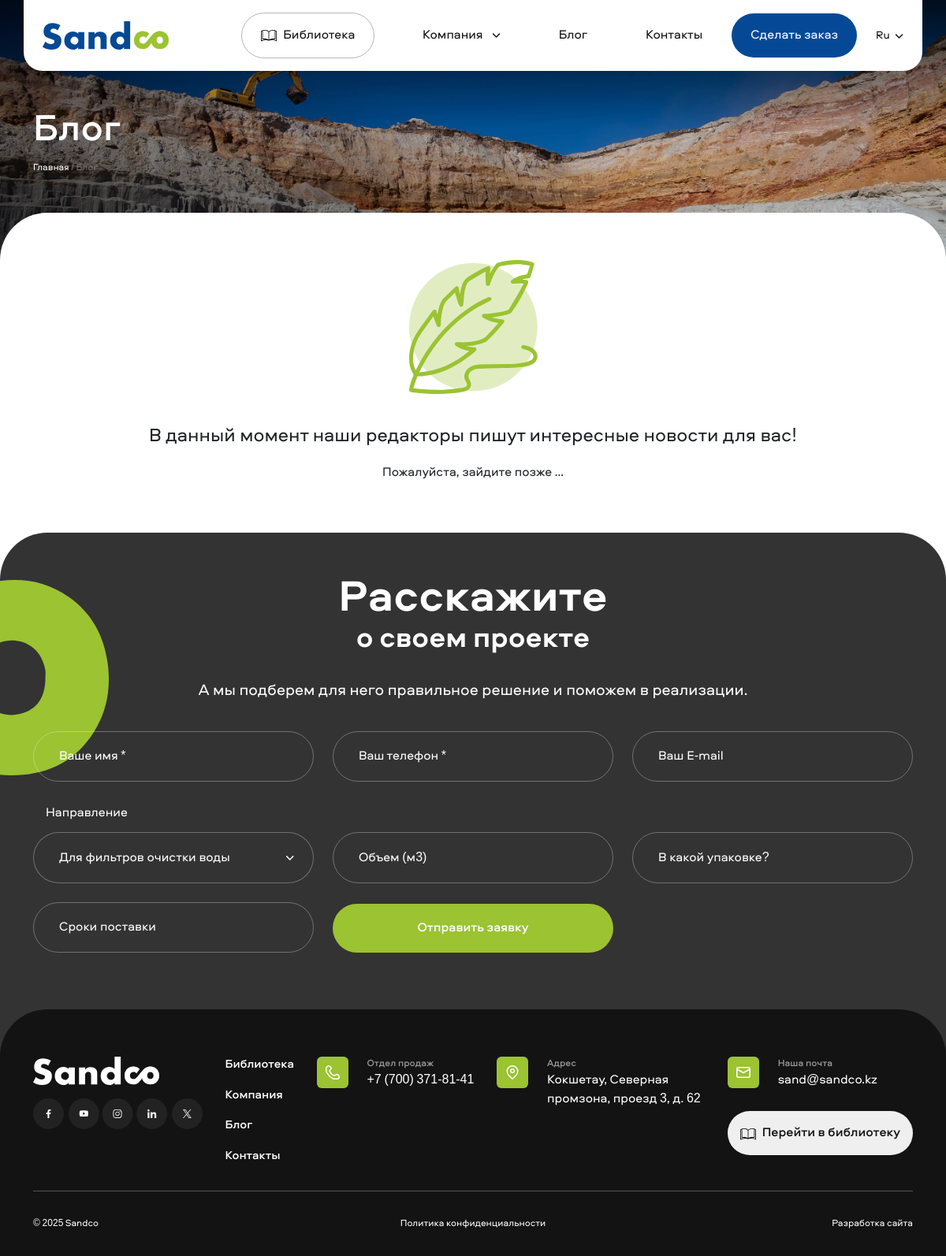
Page /ru/blog/ on the earlier database version.
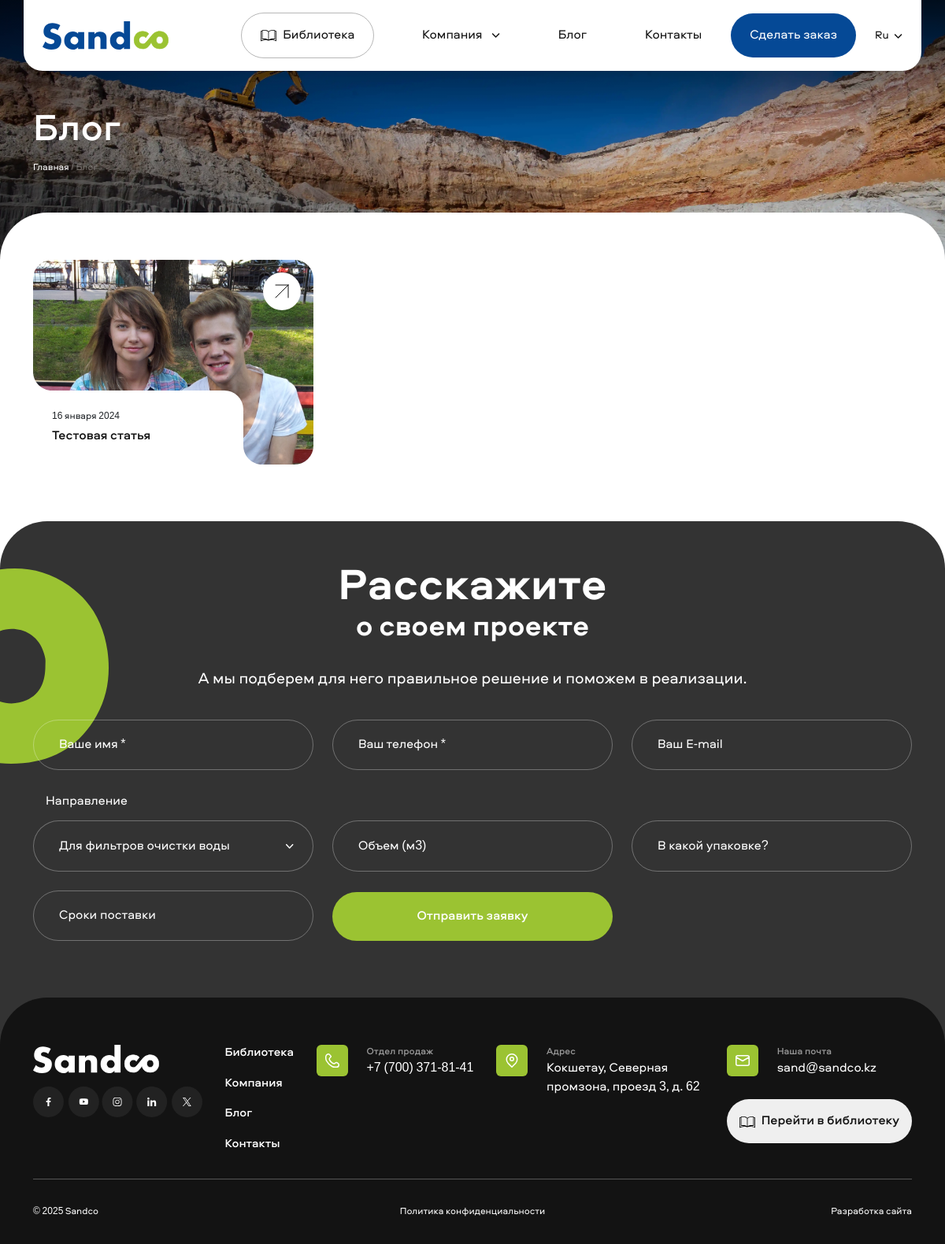
Same page on the later database version.
### catalog/models.py (models this page shows, shortened)
class News(models.Model):
    class Meta:
        ordering = ['date']
        verbose_name = "Статья"
        verbose_name_plural = "Статьи"
    date = models.CharField(max_length=255, blank=True, verbose_name='Дата публикации')
    title = models.CharField(max_length=255, blank=True, verbose_name='Заголовок')
    title_for_url = models.CharField(max_length=255, blank=True, verbose_name='Заголовок для Slug')
    image = models.FileField(upload_to='news/', blank=True, verbose_name='Картинка')
    image_alt = models.CharField(max_length=255, blank=True, null=True, verbose_name='Картинка ALT')
    image_title = models.CharField(max_length=255, blank=True, null=True, verbose_name='Картинка TITLE')
    text = RichTextUploadingField(blank=True, verbose_name='Текст')
    keywords = models.TextField(blank=True, null=True, verbose_name='Keywords')
    description = models.TextField(blank=True, null=True, verbose_name='Description')
    is_published = models.BooleanField(default=True, verbose_name='Опубликована')
    slug = models.SlugField(max_length=255, blank=True, verbose_name='Slug')

### catalog/views.py (the view)
# urls.py: path("blog/", NewsView.as_view(), name="blog"),
class NewsView(View):
    def get(self, request: HttpRequest) -> HttpResponse:
        keywords = (
            "Фракционированный песок, кварцпесок, песок, песок в Казахстане, кварцпесок в Казахстане, производство "
            "песка, производство кварцпеска")
        description = "Крупнейшее производство фракционированного кварцевого песка в Казахстане"
        news = News.objects.filter(is_published=True)
        context = {
            "news": news,
            "keywords": keywords,
            "description": description,
        }
        return render(request, 'news.html', context=context)

### catalog/context_manager.py (called while the page is built)
def context_all(request: HttpRequest) -> HttpResponse:
    categories = Category.objects.filter(is_published=True).order_by('order')
    path_without_lang = request.path.split('/')[2:]
    path_without_lang = '/' + '/'.join(path_without_lang)
    context_all = {
        'categories': categories,
        'path_without_lang': path_without_lang,
    }
    return context_all

### templates/news.html (shortened to what this page needs)
{% extends 'base.html' %}
{% load static %}
{% load i18n %}
{% block content %}
    <main>
        <div class="container-fluid inner_header inner_header_white">
            <div class="container">
                <div class="row">
                    <div class="col">
                        <h1>{% trans 'news' %}</h1>
                        <ul>
                            <li><a href="{% url 'catalog:home' %}">{% trans 'home' %}</a> /</li>
                            <li>{% trans 'news' %}</li>
                        </ul>
                    </div>
                </div>
            </div>
            <picture>
                <img src="{% static 'img/slide.webp' %}" alt="{{ keywords }} - {{ description }}" title="{{ keywords }} - {{ description }}">
            </picture>
        </div>
        <div class="container mb-5">
            <div class="row">
                {% if news %}
                    {% for item in news %}
                        <div class="col-md-6 col-lg-4 mb-4">
                            <div class="card_1">
                                <picture>
                                    <img src="{{ item.image.url }}" alt="{{ item.image_alt }}" title="{{ item.image_title }}">
                                </picture>
                                <a href="{% url 'catalog:blog-details' slug=item.slug %}" class="more">
                                    <picture>
                                        <img src="{% static 'img/more_1.svg' %}" alt="">
                                    </picture>
                                </a>
                                <div class="card_text">
                                    <span>{{ item.date }}</span>
                                    <a href="{% url 'catalog:blog-details' slug=item.slug %}">{{ item.title }}</a>
                                </div>
                            </div>
                        </div>
                    {% endfor %}
                {% else %}
                    {% if request.LANGUAGE_CODE == 'ru' %}
                        <p class="text-center d-flex flex-column fs-4">
                            <picture>
                                <img src="{% static 'img/writing.svg' %}" alt="">
                            </picture><br>
                            В данный момент наши редакторы пишут интересные новости для вас!
                        </p>
                        <p class="text-center">Пожалуйста, зайдите позже ...</p>
                    {% endif %}
                {% endif %}
            </div>
        </div>
    </main>
{% endblock %}

Differences in the rows shown:
added News: image (picture), date "16 января 2024", title "Тестовая статья"
Other differences:
text no longer shown: "В данный момент наши редакторы пишут интересные новости для вас! Пожалуйста, зайдите позже ..."
